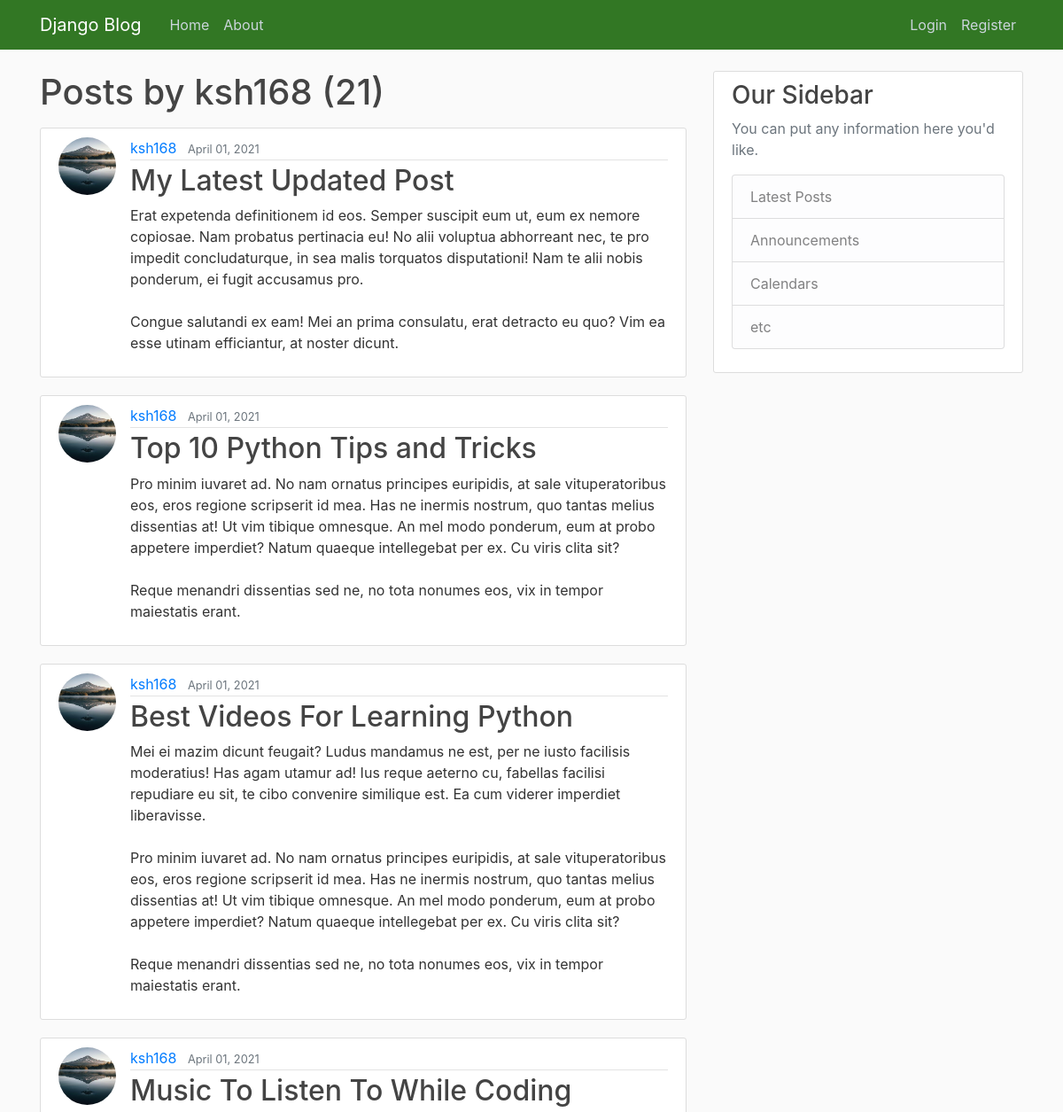
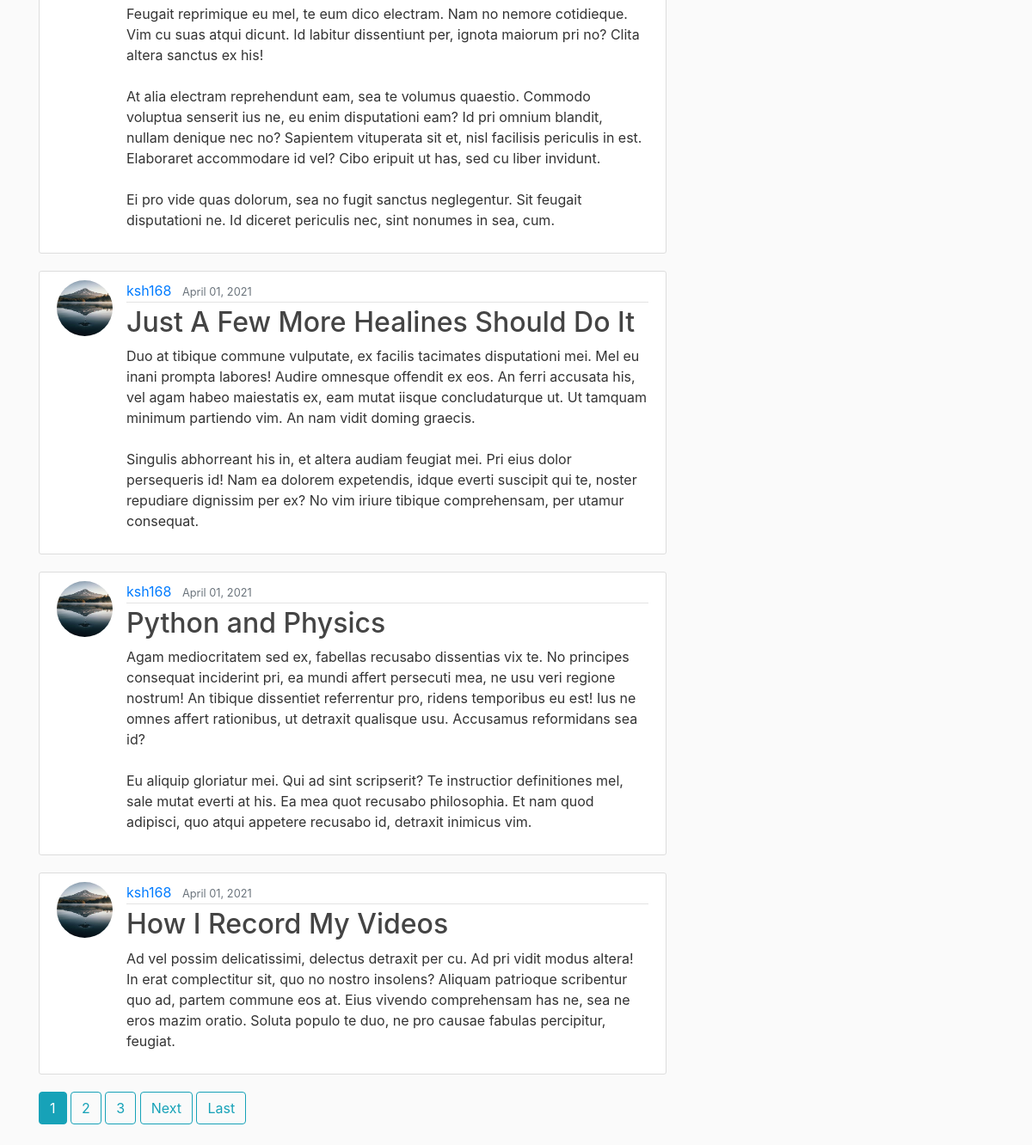
The page /user/ksh168 on the database its author committed (2 pictures, top to bottom).
### blog/models.py (models this page shows, shortened)
class Post(models.Model):
    title = models.CharField(max_length=100)
    content = models.TextField()
    date_posted = models.DateTimeField(default=timezone.now)
    author = models.ForeignKey(User, on_delete=models.CASCADE)

### users/models.py (models this page shows, shortened)
class Profile(models.Model):
    user = models.OneToOneField(User, on_delete=models.CASCADE)
    image = models.ImageField(default='default.jpg', upload_to='profile_pics')

### blog/views.py (the view)
# urls.py: path('user/<str:username>', UserPostListView.as_view(), name='user-posts'),
class UserPostListView(ListView):
    model = Post
    template_name = 'blog/user_posts.html'    # <app>/<model>_<viewtype>.html
    context_object_name = 'posts'
    paginate_by = 7     #no. of posts in one page
    def get_queryset(self):
        user = get_object_or_404(User, username=self.kwargs.get('username'))
        return Post.objects.filter(author=user).order_by('-date_posted')

### blog/templates/blog/user_posts.html (shortened to what this page needs)
{% extends "blog/base.html" %}
{% block content %}
    <h1 class="mb-3">Posts by {{ view.kwargs.username }} ({{ page_obj.paginator.count }})</h1>
    {% for post in posts %}
        <article class="media content-section">
            <img class="rounded-circle article-img" src="{{ post.author.profile.image.url }}">
            <div class="media-body">
            <div class="article-metadata">
                <a class="mr-2" href="{% url 'user-posts' post.author.username %}">{{ post.author }}</a>
                <small class="text-muted">{{ post.date_posted|date:"F d, Y" }}</small>
            </div>
            <h2><a class="article-title" href="{% url 'post-detail' post.id %}">{{ post.title }}</a></h2>
            <p class="article-content">{{ post.content }}</p>
            </div>
        </article>
    {% endfor %}
    {% if is_paginated %}
        {% for num in page_obj.paginator.page_range %}
            {% if page_obj.number == num %}
                <a class="btn btn-info mb-4" href="?page={{ num }}">{{ num }}</a>
            {% elif num > page_obj.number|add:'-3' and num < page_obj.number|add:'3' %}
                <a class="btn btn-outline-info mb-4" href="?page={{ num }}">{{ num }}</a>
            {% endif %}
        {% endfor %}
        {% if page_obj.has_next %}
            <a class="btn btn-outline-info mb-4" href="?page={{ page_obj.next_page_number }}">Next</a>
            <a class="btn btn-outline-info mb-4" href="?page={{ page_obj.paginator.num_pages }}">Last</a>
        {% endif %}
    {% endif %}
{% endblock content %}

### blog/static/blog/main.css (style rules this page uses)
body { background: #fafafa; color: #333333; margin-top: 5rem; }
h1, h2, h3, h4, h5, h6 { color: #444444; }
.content-section { background: #ffffff; padding: 10px 20px; border: 1px solid #dddddd; border-radius: 3px; margin-bottom: 20px; }
.article-title { color: #444444; }
.article-content { white-space: pre-line; }
.article-img { height: 65px; width: 65px; margin-right: 16px; }
.article-metadata { padding-bottom: 1px; margin-bottom: 4px; border-bottom: 1px solid #e3e3e3 }

### rows shown on the page
Post: author.profile.image (picture), author "ksh168", date_posted "April 01, 2021", title "My Latest Updated Post", content "Erat expetenda definitionem id eos. Semper suscipit eum ut, eum ex nemore copiosae. Nam probatus pertinacia eu! No alii voluptua abhorreant nec, te pro impedit concludaturque, in sea malis torquatos disputationi! Nam te alii nobis ponderum, ei fugit accusamus pro. Congue salutandi ex eam! Mei an prima consulatu, erat detracto eu quo? Vim ea esse utinam efficiantur, at noster dicunt."
Post: author.profile.image (picture), author "ksh168", date_posted "April 01, 2021", title "Top 10 Python Tips and Tricks", content "Pro minim iuvaret ad. No nam ornatus principes euripidis, at sale vituperatoribus eos, eros regione scripserit id mea. Has ne inermis nostrum, quo tantas melius dissentias at! Ut vim tibique omnesque. An mel modo ponderum, eum at probo appetere imperdiet? Natum quaeque intellegebat per ex. Cu viris clita sit? Reque menandri dissentias sed ne, no tota nonumes eos, vix in tempor maiestatis erant."
Post: author.profile.image (picture), author "ksh168", date_posted "April 01, 2021", title "Best Videos For Learning Python", content "Mei ei mazim dicunt feugait? Ludus mandamus ne est, per ne iusto facilisis moderatius! Has agam utamur ad! Ius reque aeterno cu, fabellas facilisi repudiare eu sit, te cibo convenire similique est. Ea cum viderer imperdiet liberavisse. Pro minim iuvaret ad. No nam ornatus principes euripidis, at sale vituperatoribus eos, eros regione scripserit id mea. Has ne inermis nostrum, quo tantas melius dissentias at! Ut vim tibique omnesque. An mel modo ponderum, eum at probo appetere imperdiet? Natum quaeque intellegebat per ex. Cu viris clita sit? Reque menandri dissentias sed ne, no tota nonumes eos, vix in tempor maiestatis erant."
Post: author.profile.image (picture), author "ksh168", date_posted "April 01, 2021", title "Music To Listen To While Coding", content "Feugait reprimique eu mel, te eum dico electram. Nam no nemore cotidieque. Vim cu suas atqui dicunt. Id labitur dissentiunt per, ignota maiorum pri no? Clita altera sanctus ex his! At alia electram reprehendunt eam, sea te volumus quaestio. Commodo voluptua senserit ius ne, eu enim disputationi eam? Id pri omnium blandit, nullam denique nec no? Sapientem vituperata sit et, nisl facilisis periculis in est. Elaboraret accommodare id vel? Cibo eripuit ut has, sed cu liber invidunt. Ei pro vide quas dolorum, sea no fugit sanctus neglegentur. Sit feugait disputationi ne. Id diceret periculis nec, sint nonumes in sea, cum."
Post: author.profile.image (picture), author "ksh168", date_posted "April 01, 2021", title "Just A Few More Healines Should Do It", content "Duo at tibique commune vulputate, ex facilis tacimates disputationi mei. Mel eu inani prompta labores! Audire omnesque offendit ex eos. An ferri accusata his, vel agam habeo maiestatis ex, eam mutat iisque concludaturque ut. Ut tamquam minimum partiendo vim. An nam vidit doming graecis. Singulis abhorreant his in, et altera audiam feugiat mei. Pri eius dolor persequeris id! Nam ea dolorem expetendis, idque everti suscipit qui te, noster repudiare dignissim per ex? No vim iriure tibique comprehensam, per utamur consequat."
Post: author.profile.image (picture), author "ksh168", date_posted "April 01, 2021", title "Python and Physics", content "Agam mediocritatem sed ex, fabellas recusabo dissentias vix te. No principes consequat inciderint pri, ea mundi affert persecuti mea, ne usu veri regione nostrum! An tibique dissentiet referrentur pro, ridens temporibus eu est! Ius ne omnes affert rationibus, ut detraxit qualisque usu. Accusamus reformidans sea id? Eu aliquip gloriatur mei. Qui ad sint scripserit? Te instructior definitiones mel, sale mutat everti at his. Ea mea quot recusabo philosophia. Et nam quod adipisci, quo atqui appetere recusabo id, detraxit inimicus vim."
Post: author.profile.image (picture), author "ksh168", date_posted "April 01, 2021", title "How I Record My Videos", content "Ad vel possim delicatissimi, delectus detraxit per cu. Ad pri vidit modus altera! In erat complectitur sit, quo no nostro insolens? Aliquam patrioque scribentur quo ad, partem commune eos at. Eius vivendo comprehensam has ne, sea ne eros mazim oratio. Soluta populo te duo, ne pro causae fabulas percipitur, feugiat."

### other values the page prints
{{ view.kwargs.username }} "ksh168"
{{ page_obj.paginator.count }} "21"
{{ num }} "1"
{{ num }} "2" "3"
